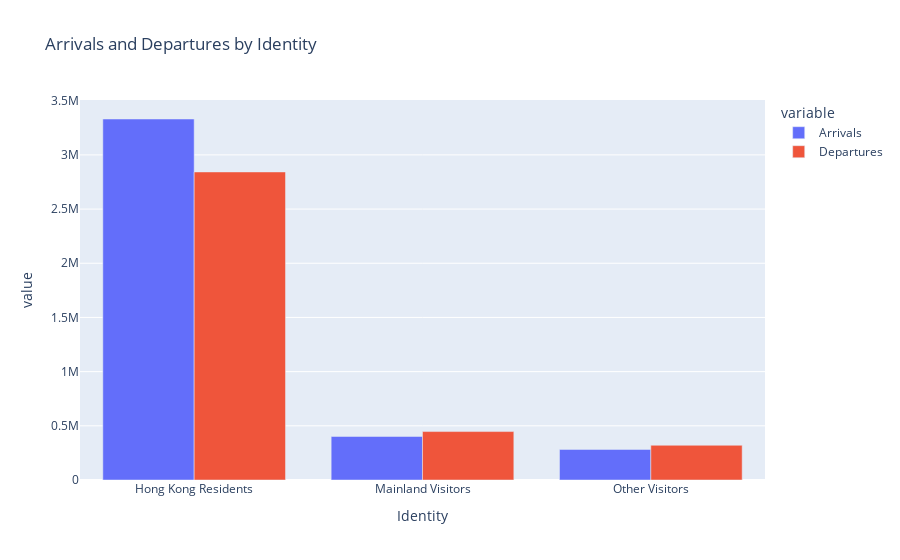

This figure's notebook cell:
### Code cell
fig = px.bar(df.groupby(['Identity']).sum()[['Arrivals', 'Departures']], barmode='group', 
       title='Arrivals and Departures by Identity')
fig.show()
fig.write_html("./graphs/0_iden.html")
dp.Report(dp.Plot(fig)).upload(name = 'Identity')

### Figure 1 — Plotly figure (JSON) as saved in the notebook; plotly's stock layout.template omitted (floating-point values rounded to 4 significant figures)
{"data": [{"alignmentgroup": "True", "hovertemplate": "variable=Arrivals<br>Identity=%{x}<br>value=%{y}<extra></extra>", "legendgroup": "Arrivals", "marker": {"color": "#636efa", "pattern": {"shape": ""}}, "name": "Arrivals", "offsetgroup": "Arrivals", "orientation": "v", "showlegend": true, "textposition": "auto", "type": "bar", "x": ["Hong Kong Residents", "Mainland Visitors", "Other Visitors"], "xaxis": "x", "y": [3331256, 401595, 282027], "yaxis": "y"}, {"alignmentgroup": "True", "hovertemplate": "variable=Departures<br>Identity=%{x}<br>value=%{y}<extra></extra>", "legendgroup": "Departures", "marker": {"color": "#EF553B", "pattern": {"shape": ""}}, "name": "Departures", "offsetgroup": "Departures", "orientation": "v", "showlegend": true, "textposition": "auto", "type": "bar", "x": ["Hong Kong Residents", "Mainland Visitors", "Other Visitors"], "xaxis": "x", "y": [2842630, 446877, 320504], "yaxis": "y"}], "layout": {"barmode": "group", "legend": {"title": {"text": "variable"}, "tracegroupgap": 0}, "title": {"text": "Arrivals and Departures by Identity"}, "xaxis": {"anchor": "y", "domain": [0, 1], "title": {"text": "Identity"}}, "yaxis": {"anchor": "x", "domain": [0, 1], "title": {"text": "value"}}}}
